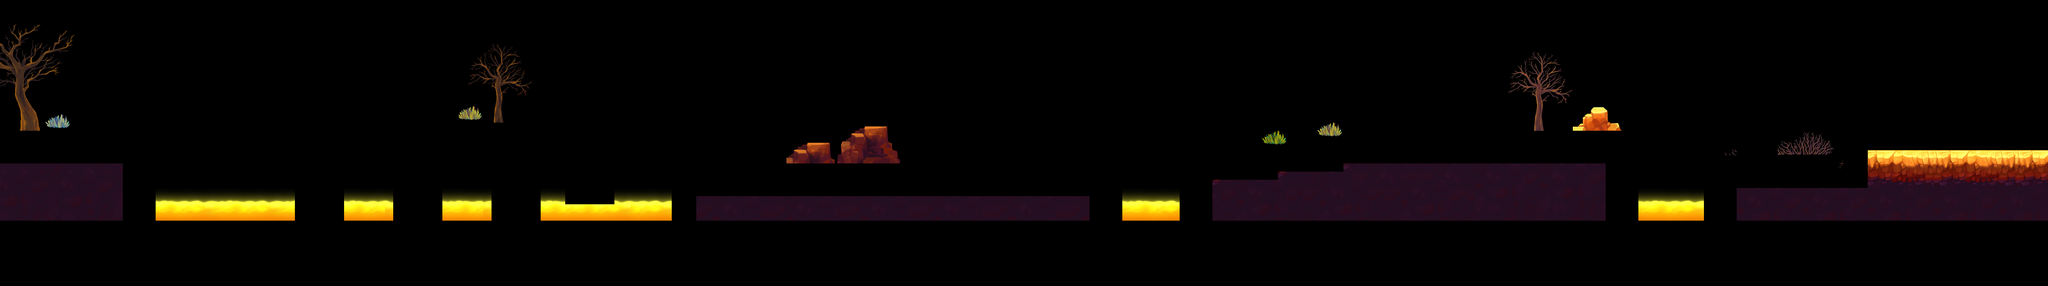

Below is a game level as drawn by its tile map, then a one-line description and the .tmx that defines it (tile-layer data replaced by summaries):
An orthogonal 250x35 tile map with 32x32 px tiles, 1 tile layer (Tile Layer 2), 2 tilesets and 81 objects (18x 39, 5x 40, 4x 43, 4x 38, 3x 50, ...).

<map version="1.5" tiledversion="1.5.0" orientation="orthogonal" renderorder="right-down" width="250" height="35" tilewidth="32" tileheight="32" infinite="0" nextlayerid="30" nextobjectid="230">
 <tileset firstgid="1" name="Spritesheet_tileset" tilewidth="32" tileheight="32" tilecount="3136" columns="56">
  <image source="images/Spritesheet_tileset.png" width="1792" height="1792" />
 </tileset>
 <tileset firstgid="3137" name="volcano_objects" tilewidth="512" tileheight="512" tilecount="38" columns="0">
  <grid orientation="orthogonal" width="1" height="1" />
  <tile id="38">
   <image width="256" height="256" source="images/Tile_1.png" />
   <objectgroup draworder="index" id="3">
    <object id="3" x="82" y="108" width="174" height="148" />
   </objectgroup>
  </tile>
  <tile id="39">
   <image width="256" height="256" source="images/Tile_2.png" />
   <objectgroup draworder="index" id="2">
    <object id="1" x="0" y="108" width="256" height="148" />
    <object id="2" x="0" y="108" width="256" height="148" />
   </objectgroup>
  </tile>
  <tile id="40">
   <image width="256" height="256" source="images/Tile_3.png" />
   <objectgroup draworder="index" id="2">
    <object id="1" x="0" y="108" width="174" height="148" />
    <object id="2" x="0" y="108" width="174" height="148" />
   </objectgroup>
  </tile>
  <tile id="41">
   <image width="256" height="256" source="images/Tile_4.png" />
   <objectgroup draworder="index" id="2">
    <!-- 76 objects omitted --></objectgroup>
  </tile>
  <tile id="42">
   <image width="256" height="256" source="images/Tile_5.png" />
   <objectgroup draworder="index" id="2">
    <!-- 74 objects omitted --></objectgroup>
  </tile>
  <tile id="43">
   <image width="256" height="256" source="images/Tile_6.png" />
   <objectgroup draworder="index" id="2">
    <!-- 73 objects omitted --></objectgroup>
  </tile>
  <tile id="44">
   <image width="256" height="256" source="images/Tile_7.png" />
   <objectgroup draworder="index" id="2">
    <!-- 72 objects omitted --></objectgroup>
  </tile>
  <tile id="45">
   <image width="256" height="256" source="images/Tile_8.png" />
   <objectgroup draworder="index" id="2">
    <!-- 71 objects omitted --></objectgroup>
  </tile>
  <tile id="46">
   <image width="256" height="256" source="images/Tile_9.png" />
   <objectgroup draworder="index" id="2">
    <!-- 70 objects omitted --></objectgroup>
  </tile>
  <tile id="47">
   <image width="256" height="256" source="images/Tile_10.png" />
   <objectgroup draworder="index" id="2">
    <!-- 69 objects omitted --></objectgroup>
  </tile>
  <tile id="48">
   <image width="256" height="256" source="images/Tile_11.png" />
   <objectgroup draworder="index" id="2">
    <!-- 68 objects omitted --></objectgroup>
  </tile>
  <tile id="49">
   <image width="256" height="256" source="images/Tile_12.png" />
   <objectgroup draworder="index" id="2">
    <!-- 67 objects omitted --></objectgroup>
  </tile>
  <tile id="50">
   <image width="256" height="256" source="images/Tile_13.png" />
   <objectgroup draworder="index" id="2">
    <!-- 66 objects omitted --></objectgroup>
  </tile>
  <tile id="51">
   <image width="256" height="256" source="images/Tile_14.png" />
   <objectgroup draworder="index" id="2">
    <!-- 65 objects omitted --></objectgroup>
  </tile>
  <tile id="52">
   <image width="256" height="256" source="images/Tile_15.png" />
   <objectgroup draworder="index" id="2">
    <!-- 64 objects omitted --></objectgroup>
  </tile>
  <tile id="53">
   <image width="256" height="256" source="images/Tile_16.png" />
   <objectgroup draworder="index" id="2">
    <!-- 63 objects omitted --></objectgroup>
  </tile>
  <tile id="54">
   <image width="256" height="256" source="images/Tile_17.png" />
   <objectgroup draworder="index" id="2">
    <!-- 62 objects omitted --></objectgroup>
  </tile>
  <tile id="55">
   <image width="256" height="256" source="images/Tile_18.png" />
   <objectgroup draworder="index" id="2">
    <!-- 61 objects omitted --></objectgroup>
  </tile>
  <tile id="56">
   <image width="512" height="256" source="images/Tile_19.png" />
   <objectgroup draworder="index" id="2">
    <!-- 60 objects omitted --></objectgroup>
  </tile>
  <tile id="57">
   <image width="256" height="256" source="images/Tile_20.png" />
   <objectgroup draworder="index" id="2">
    <!-- 59 objects omitted --></objectgroup>
  </tile>
  <tile id="58">
   <image width="256" height="256" source="images/Tile_21.png" />
   <objectgroup draworder="index" id="2">
    <!-- 58 objects omitted --></objectgroup>
  </tile>
  <tile id="59">
   <image width="256" height="256" source="images/Tile_22.png" />
   <objectgroup draworder="index" id="2">
    <!-- 57 objects omitted --></objectgroup>
  </tile>
  <tile id="60">
   <image width="256" height="256" source="images/Tile_23.png" />
   <objectgroup draworder="index" id="2">
    <!-- 56 objects omitted --></objectgroup>
  </tile>
  <tile id="61">
   <image width="256" height="256" source="images/Tile_24.png" />
   <objectgroup draworder="index" id="2">
    <!-- 55 objects omitted --></objectgroup>
  </tile>
  <tile id="62">
   <image width="256" height="256" source="images/Tile_25.png" />
   <objectgroup draworder="index" id="2">
    <!-- 54 objects omitted --></objectgroup>
  </tile>
  <tile id="63">
   <image width="256" height="256" source="images/Tile_26.png" />
   <objectgroup draworder="index" id="2">
    <!-- 53 objects omitted --></objectgroup>
  </tile>
  <tile id="64">
   <image width="256" height="256" source="images/Tile_29.png" />
   <objectgroup draworder="index" id="2">
    <!-- 52 objects omitted --></objectgroup>
  </tile>
  <tile id="65">
   <image width="256" height="256" source="images/Tile_30.png" />
   <objectgroup draworder="index" id="2">
    <!-- 51 objects omitted --></objectgroup>
  </tile>
  <tile id="66">
   <image width="256" height="256" source="images/Tile_31.png" />
   <objectgroup draworder="index" id="2">
    <!-- 50 objects omitted --></objectgroup>
  </tile>
  <tile id="67">
   <image width="256" height="256" source="images/Tile_32.png" />
   <objectgroup draworder="index" id="2">
    <!-- 49 objects omitted --></objectgroup>
  </tile>
  <tile id="68">
   <image width="512" height="512" source="images/Tile_33.png" />
   <objectgroup draworder="index" id="2">
    <!-- 48 objects omitted --></objectgroup>
  </tile>
  <tile id="69">
   <image width="512" height="512" source="images/Tile_34.png" />
   <objectgroup draworder="index" id="2">
    <!-- 47 objects omitted --></objectgroup>
  </tile>
  <tile id="70">
   <image width="256" height="256" source="images/Tile_35.png" />
   <objectgroup draworder="index" id="2">
    <!-- 46 objects omitted --></objectgroup>
  </tile>
  <tile id="71">
   <image width="256" height="256" source="images/Tile_36.png" />
   <objectgroup draworder="index" id="2">
    <!-- 45 objects omitted --></objectgroup>
  </tile>
  <tile id="72">
   <image width="256" height="256" source="images/Tile_37.png" />
   <objectgroup draworder="index" id="2">
    <!-- 44 objects omitted --></objectgroup>
  </tile>
  <tile id="73">
   <image width="256" height="256" source="images/Tile_38.png" />
   <objectgroup draworder="index" id="2">
    <!-- 43 objects omitted --></objectgroup>
  </tile>
  <tile id="74">
   <image width="256" height="512" source="images/Tile_39.png" />
   <objectgroup draworder="index" id="2">
    <!-- 42 objects omitted --></objectgroup>
  </tile>
  <tile id="75">
   <image width="256" height="512" source="images/Tile_40.png" />
   <objectgroup draworder="index" id="2">
    <!-- 41 objects omitted --></objectgroup>
  </tile>
 </tileset>
 <layer id="25" name="Tile Layer 2" width="250" height="35">
  <data>[8750 cells, 1558 non-empty, 630 distinct tile ids]</data>
 </layer>
 <objectgroup id="20" name="StaticCollisionLayer2">
  <!-- 40 objects omitted --></objectgroup>
</map>
<!-- 76 of 81 objects omitted -->
